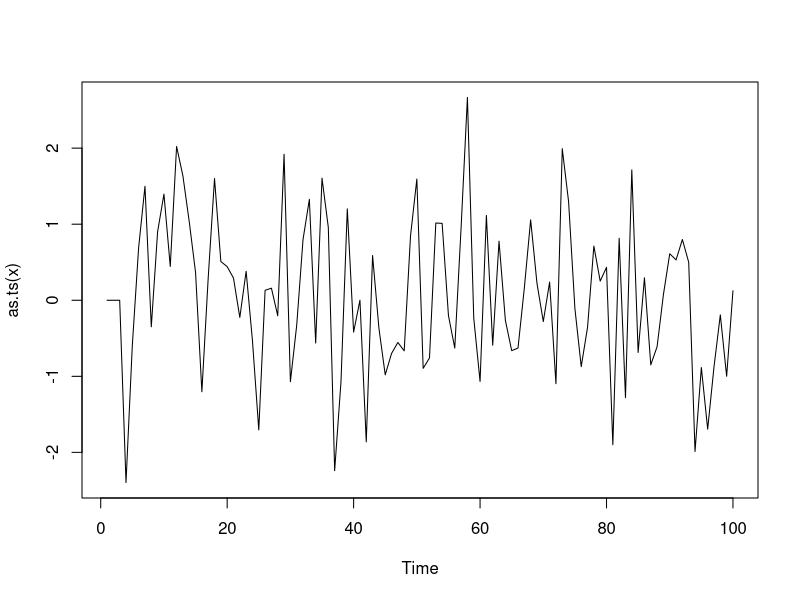

The R source for this figure:
##Time Series Analysis
#Simulating Time Series

#AR(3)
AR3 <- function(t = 100, mu = 0, sigma2 = 1, phi_1 = 0, phi_2 = 0, phi_3 = 0){
  
  eps <- c(rnorm(t, mu, sigma2))
  Yt <- c(0, 0, 0)
  
  for(i in 4:t){
    Yt[i] <- Yt[i-1]*phi_1 + Yt[i-2]*phi_2 + Yt[i-3]*phi_3 + eps[i-3]
  }
  
  return(Yt)
}

x <- AR3( t = 100, phi_1 = 0.05, phi_2 = 0.02, phi_3 = 0.001)
plot(as.ts(x))
